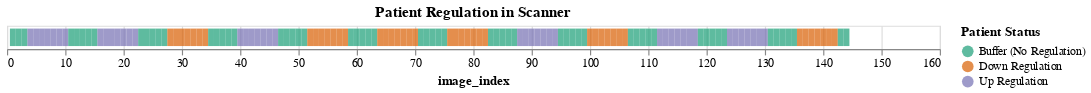

The cell this chart's notebook holds for it:
### Code cell
reg_in_scanner = alt.Chart(df).mark_tick(thickness=5).encode(
    x = 'image_index:Q',
    color = alt.Color('Patient Status:N', scale=alt.Scale(scheme='dark2'))
).properties(
    width = 800,
    title = 'Patient Regulation in Scanner'
)


# c='#446CCF' = blue
# 11:00
# '#F58518' = yellow





reg_in_scanner

### Figure 1 — Vega-Lite specification as saved in the notebook (floating-point values rounded to 4 significant figures; data arrays with more than 128 entries replaced by an {"elided": "..."} marker saying what was removed)
{"config": {"view": {"continuousWidth": 400, "continuousHeight": 300}}, "data": {"name": "data-22af0d6bb4a2ac2757134e212d6b1e2d"}, "mark": {"type": "tick", "thickness": 5}, "encoding": {"color": {"field": "Patient Status", "scale": {"scheme": "dark2"}, "type": "nominal"}, "x": {"field": "image_index", "type": "quantitative"}}, "title": "Patient Regulation in Scanner", "width": 800, "$schema": "https://vega.github.io/schema/vega-lite/v4.17.0.json", "datasets": {"data-22af0d6bb4a2ac2757134e212d6b1e2d": {"elided": "144 records"}}}
